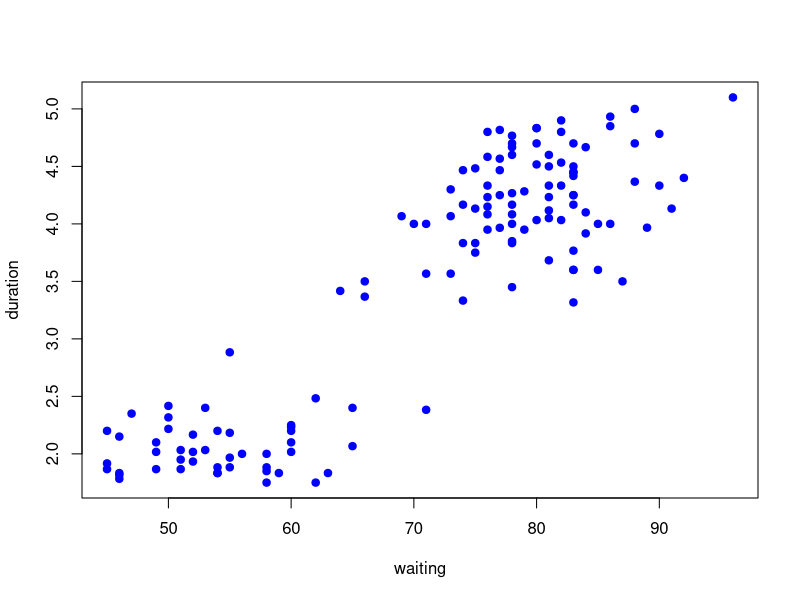
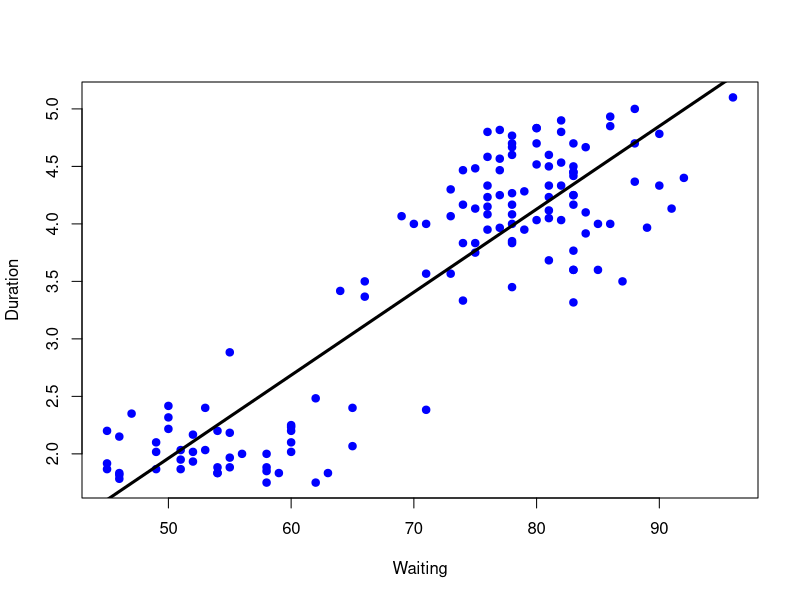
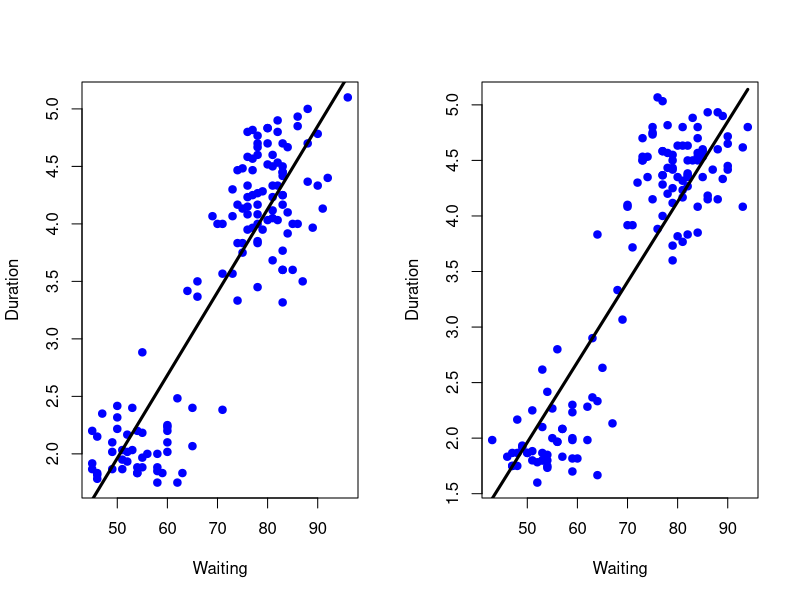
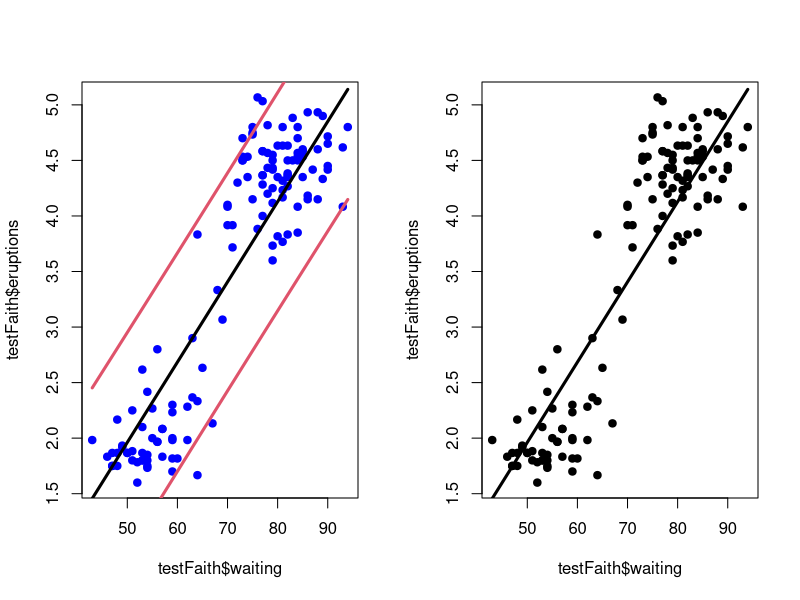

Write R code to recreate these figures, in order.
# Regression Example with Machine Learning

library(caret)
data(faithful)
set.seed(333)

inTrain <- createDataPartition(y = faithful$waiting, p = 0.5, list = FALSE)
trainFaith <- faithful[inTrain, ]
testFaith <- faithful[-inTrain, ]
head(trainFaith)

# Look at relationship with a visual graph
plot(trainFaith$waiting, trainFaith$eruptions, pch = 19, col = "blue", xlab = "waiting", ylab = "duration")

# Fit linear model
lm1 <- lm(eruptions ~ waiting, data = trainFaith)
summary(lm1)

plot(trainFaith$waiting, trainFaith$eruptions, pch = 19, col = "blue", xlab = "Waiting", ylab = "Duration")
lines(trainFaith$waiting, lm1$fitted.values, lwd = 3)

# Let's predict a new value manually
newvalue = 80
coef(lm1)[1] + coef(lm1)[2] * newvalue

newdata = data.frame(waiting = 80)
predict(lm1, newdata)

# But how do we evaluate the test set?
# Plot training and test set

par(mfrow = c(1,2))

plot(trainFaith$waiting, trainFaith$eruptions, pch = 19, col = "blue", xlab = "Waiting", ylab = "Duration")
lines(trainFaith$waiting, predict(lm1), lwd = 3)

plot(testFaith$waiting, testFaith$eruptions, pch = 19, col = "blue", xlab = "Waiting", ylab = "Duration")
lines(testFaith$waiting, predict(lm1, newdata = testFaith), lwd = 3)

# Test errors for datasets
sqrt(sum((lm1$fitted.values - trainFaith$eruptions) ^ 2))
sqrt(sum((predict(lm1, newdata = testFaith) - testFaith$eruptions) ^ 2))

# My own test to detect correlation in dataset and model
cor(trainFaith$waiting, trainFaith$eruptions)
cor(trainFaith$waiting, predict(lm1, trainFaith))
cor(testFaith$waiting, testFaith$eruptions)
cor(testFaith$waiting, predict(lm1, newdata = testFaith))

myRealTestValues <- testFaith$eruptions
myPredictedTestValues <- predict(lm1, newdata = testFaith)
quantile(myRealTestValues)
quantile(myPredictedTestValues)

# Prediction intervals
pred1 <- predict(lm1, newdata = testFaith, interval = "prediction")
ord <- order(testFaith$waiting)
plot(testFaith$waiting, testFaith$eruptions, pch = 19, col = "blue")
matlines(testFaith$waiting[ord], pred1[ord, ], type = "l", col = c(1,2,2), lty = c(1,1,1), lwd = 3)

modFit <- train(eruptions ~ waiting, data = trainFaith, method = "lm")
summary(modFit$finalModel)

plot(testFaith$waiting, testFaith$eruptions, pch = 19)
lines(testFaith$waiting, predict(modFit, newdata = testFaith), lwd = 3)
